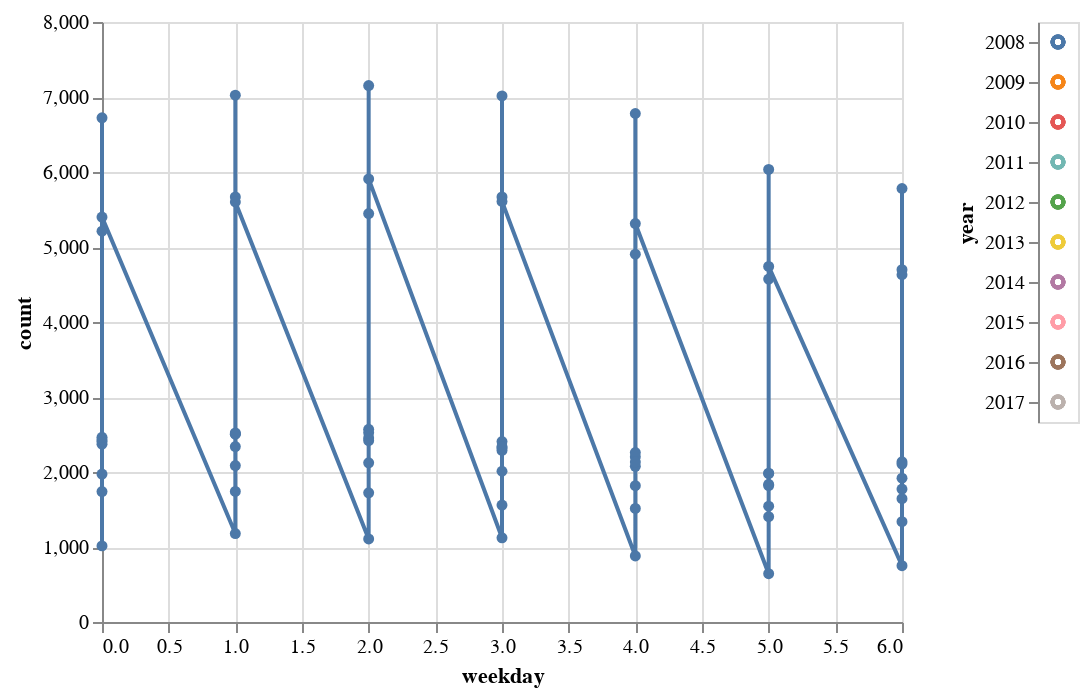

This figure's notebook cell:
### Code cell
weekday_year_count_df=pd.concat([weekday_year_count(df_new, y) for y in range(2008, 2018)], ignore_index=True)
click = alt.selection_multi(encodings=['color'])

scatter = alt.Chart(weekday_year_count_df).mark_line(point=True).encode(
    x='weekday',
    y='count'
).transform_filter(
    click
)

hist = alt.Chart(weekday_year_count_df).mark_point().encode(
    y='year:N',
    color=alt.condition(click, 'year:N', alt.value('lightgray'), legend=None)
).add_selection(
    click
)

scatter | hist

### Figure 1 — Vega-Lite specification as saved in the notebook (floating-point values rounded to 4 significant figures)
{"config": {"view": {"continuousWidth": 400, "continuousHeight": 300}}, "hconcat": [{"mark": {"type": "line", "point": true}, "encoding": {"x": {"type": "quantitative", "field": "weekday"}, "y": {"type": "quantitative", "field": "count"}}, "transform": [{"filter": {"selection": "selector011"}}]}, {"mark": "point", "encoding": {"color": {"condition": {"type": "nominal", "field": "year", "legend": null, "selection": "selector011"}, "value": "lightgray"}, "y": {"type": "nominal", "field": "year"}}, "selection": {"selector011": {"type": "multi", "encodings": ["color"]}}}], "data": {"name": "data-50b5c58fb055cb451b86de81a9840b0c"}, "$schema": "https://vega.github.io/schema/vega-lite/v4.8.1.json", "datasets": {"data-50b5c58fb055cb451b86de81a9840b0c": [{"weekday": 1, "count": 1179, "year": 2008}, {"weekday": 3, "count": 1123, "year": 2008}, {"weekday": 2, "count": 1107, "year": 2008}, {"weekday": 0, "count": 1015, "year": 2008}, {"weekday": 4, "count": 881, "year": 2008}, {"weekday": 6, "count": 751, "year": 2008}, {"weekday": 5, "count": 644, "year": 2008}, {"weekday": 1, "count": 2508, "year": 2009}, {"weekday": 2, "count": 2417, "year": 2009}, {"weekday": 0, "count": 2371, "year": 2009}, {"weekday": 3, "count": 2288, "year": 2009}, {"weekday": 4, "count": 2203, "year": 2009}, {"weekday": 6, "count": 1918, "year": 2009}, {"weekday": 5, "count": 1819, "year": 2009}, {"weekday": 1, "count": 1741, "year": 2010}, {"weekday": 0, "count": 1739, "year": 2010}, {"weekday": 2, "count": 1723, "year": 2010}, {"weekday": 3, "count": 1559, "year": 2010}, {"weekday": 4, "count": 1515, "year": 2010}, {"weekday": 5, "count": 1404, "year": 2010}, {"weekday": 6, "count": 1338, "year": 2010}, {"weekday": 2, "count": 2454, "year": 2011}, {"weekday": 0, "count": 2406, "year": 2011}, {"weekday": 1, "count": 2339, "year": 2011}, {"weekday": 3, "count": 2321, "year": 2011}, {"weekday": 4, "count": 2076, "year": 2011}, {"weekday": 5, "count": 1836, "year": 2011}, {"weekday": 6, "count": 1772, "year": 2011}, {"weekday": 2, "count": 2123, "year": 2012}, {"weekday": 1, "count": 2086, "year": 2012}, {"weekday": 3, "count": 2010, "year": 2012}, {"weekday": 0, "count": 1973, "year": 2012}, {"weekday": 4, "count": 1818, "year": 2012}, {"weekday": 6, "count": 1645, "year": 2012}, {"weekday": 5, "count": 1545, "year": 2012}, {"weekday": 2, "count": 2569, "year": 2013}, {"weekday": 1, "count": 2521, "year": 2013}, {"weekday": 0, "count": 2431, "year": 2013}, {"weekday": 3, "count": 2406, "year": 2013}, {"weekday": 4, "count": 2260, "year": 2013}, {"weekday": 6, "count": 2136, "year": 2013}, {"weekday": 5, "count": 1978, "year": 2013}, {"weekday": 2, "count": 2523, "year": 2014}, {"weekday": 1, "count": 2505, "year": 2014}, {"weekday": 0, "count": 2462, "year": 2014}, {"weekday": 3, "count": 2337, "year": 2014}, {"weekday": 4, "count": 2133, "year": 2014}, {"weekday": 6, "count": 2106, "year": 2014}, {"weekday": 5, "count": 1984, "year": 2014}, {"weekday": 1, "count": 5668, "year": 2015}, {"weekday": 3, "count": 5667, "year": 2015}, {"weekday": 2, "count": 5446, "year": 2015}, {"weekday": 0, "count": 5211, "year": 2015}, {"weekday": 4, "count": 4905, "year": 2015}, {"weekday": 6, "count": 4630, "year": 2015}, {"weekday": 5, "count": 4572, "year": 2015}, {"weekday": 2, "count": 7152, "year": 2016}, {"weekday": 1, "count": 7024, "year": 2016}, {"weekday": 3, "count": 7015, "year": 2016}, {"weekday": 4, "count": 6780, "year": 2016}, {"weekday": 0, "count": 6722, "year": 2016}, {"weekday": 5, "count": 6034, "year": 2016}, {"weekday": 6, "count": 5780, "year": 2016}, {"weekday": 2, "count": 5907, "year": 2017}, {"weekday": 3, "count": 5607, "year": 2017}, {"weekday": 1, "count": 5600, "year": 2017}, {"weekday": 0, "count": 5399, "year": 2017}, {"weekday": 4, "count": 5313, "year": 2017}, {"weekday": 5, "count": 4741, "year": 2017}, {"weekday": 6, "count": 4698, "year": 2017}]}}
